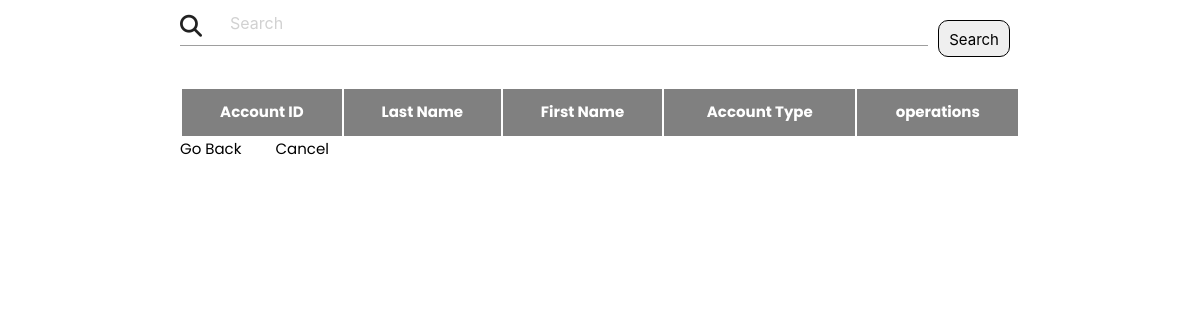
/accountsMonitoring.php, run on an earlier commit of the app's database.
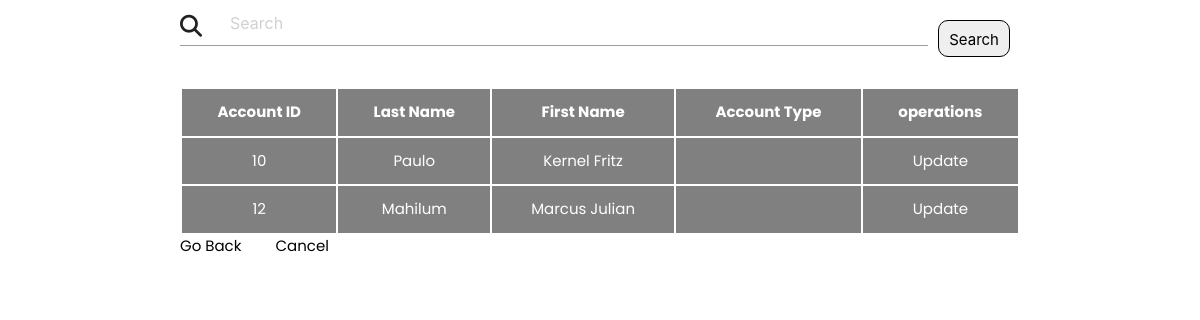
And on a later commit of the database.
### tables this page shows
CREATE TABLE `account` (
  `acct_id` int(11) NOT NULL,
  `last_name` varchar(100) NOT NULL,
  `first_name` varchar(100) NOT NULL,
  `username` varchar(50) NOT NULL,
  `password` varchar(50) NOT NULL,
  `email` varchar(100) NOT NULL,
  `status` enum('0','1') NOT NULL,
  `type` enum('0','1') NOT NULL,
  `avatar` varchar(100) DEFAULT NULL
);

### accountsMonitoring.php (the view, shortened to what this page needs)
<?php
	include('connect.php');
 ?>
 <!DOCTYPE html>
 <html>
 <head>
	<link rel="stylesheet" href="https://cdnjs.cloudflare.com/ajax/libs/materialize/1.0.0/css/materialize.min.css">
	<link rel = "stylesheet" href="./css/accountsMonitoring.css">
 </head>
 <body>
 	<div class="container">
 		<div class="doctor-container">
            <div class= searchContainer>
            	<form method="GET">
            <i class="fa-solid fa-magnifying-glass"></i>
                <input type="text" placeholder="Search" name="search">
                 <button type="submt" name="submit">Search</button>
             </form>
            </div>
 			<table class="list">
					<thead>
						<tr>
                            <th>Account ID</th>
							<th>Last Name</th>
							<th> First Name</th>
							<th>Account Type</th>
                            <th>operations</th>
						</tr>
					</thead>
					<tbody>
							<?php
					  if(isset($_GET['submit']))
					  {
					    $id = $_GET['search'];
					    $sql = "SELECT * from `account` WHERE last_name = '$id' OR acct_id = '$id'";
					    $result = mysqli_query($con, $sql);
					    if($result){
					    	while($row = mysqli_fetch_array($result)){
					    		$id = $row['acct_id'];
					    		$surname = $row['last_name'];
					    		$fname = $row['first_name'];
					    		$type = $row['acc_type'];
					    		echo '<tr>
									    <th scope="row">'.$id.'</th>
									    <td>'.$surname.'</td>
									    <td>'.$fname.'</td>
									    <td>'.$type.'</td>
									    <td>UPDATE</td>';
					    	}
					    }
					  }
					else{
					$select_query="Select * from `account`";
						$result=mysqli_query($con,$select_query);
					if($result)
					{
					   while ($row=mysqli_fetch_assoc($result))
					   {
					    $id=$row['acct_id'];
					     $surname=$row['last_name'];
					     $firstname=$row['first_name'];
					     $type=$row['acc_type'];
						?>
									<tr class='clickable'>
										<td><a href='#.php?screen_acct_id=<?php echo $row['screen_acct_id']?>'><?php echo "$id"?></a></td>
										<td><a href='doctorVerification.php?screen_acct_id=<?php echo $row['screen_acct_id']?>'><?php echo "$surname"?></a></td>
										<td><a href='doctorVerification.php?screen_acct_id=<?php echo $row['screen_acct_id']?>'><?php echo "$firstname"?></a></td>
										<td><a href='doctorVerification.php?screen_acct_id=<?php echo $row['screen_acct_id']?>'><?php echo "$type"?></a></td>
										<td><a href='doctorVerification.php?screen_acct_id=<?php echo $row['screen_acct_id']?>' type="button">Update</a></td>
									</tr>
							<?php
							   }
							}
							else{
							    die(mysqli_error($con));
							   }
							 }
							?>
					</tbody>
				</table>
				<a href="admindb.php" style="color: black;">Go Back</a>
				<a href="accountsMonitoring.php" style="color: black; margin-left: 30px;">Cancel</a>
			</div>
 	</div>
 </body>
 </html>

### css/accountsMonitoring.css (style rules this page uses)
* { margin: 0; padding: 0; box-sizing: border-box; font-family: "Poppins", sans-serif; }
* { box-sizing: border-box; }
.list { margin-top:10px ; width: 100%; border: 2px solid black; border-collapse: collapse; }
.list th, .list td { padding: 12px 15px; text-align: center; border: 2px solid #fff; background-color: gray; }
.list th { background-color: gray; color:#ffffff; }
.searchContainer button { padding: 10px 10px 25px 10px; height: 30px; margin: 20px 10px; border-radius: 10px; border: 1px solid black; }
.searchContainer form { display: flex; }
.searchContainer .fa-magnifying-glass { position: absolute; z-index: 99; font-size: 22px; top: 15px; border-radius:6px; }
.searchContainer input { padding-left: 50px !important; }
a { color: white; }

What changed in the data, as far as the page shows it:
added account: acct_id "10", last_name "Paulo", first_name "Kernel Fritz"
added account: acct_id "12", last_name "Mahilum", first_name "Marcus Julian"
